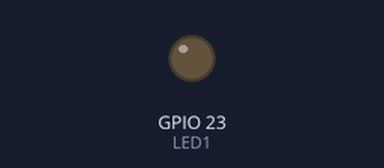
Simulated run of this sketch. Board: ESP32. Shown: output pins drawn as LEDs (lit = HIGH).

Above: at 0.15 s.
At 37.89 s:
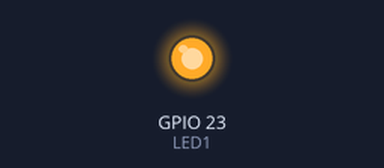
Timing chart, 0 to 40.0 s (numbered marks = the images above):
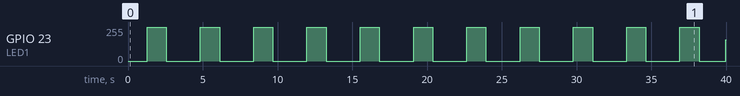

The sketch:

caso_02_aumentar_disminuir_led_externo.ino
```cpp
const int LED1 = 23;
void setup(){
pinMode(LED1, OUTPUT);
}
void loop(){
// aumenta el brillo
for(int ciclo = 0; ciclo <= 255; ciclo++){
analogWrite(LED1, ciclo);
delay(5);
}
// disminuye el brillo
for(int ciclo = 255; ciclo >= 0; ciclo--){
analogWrite(LED1, ciclo);
delay(5);
}
delay(1000);
}
```

Measured:
- by itself, GPIO 23 (LED1): 0/255 → 255/255 at 1.3 s, → 0/255 1.3 s later, → 255/255 2.3 s later, → 0/255 1.3 s later, … (23 changes in this stretch)
